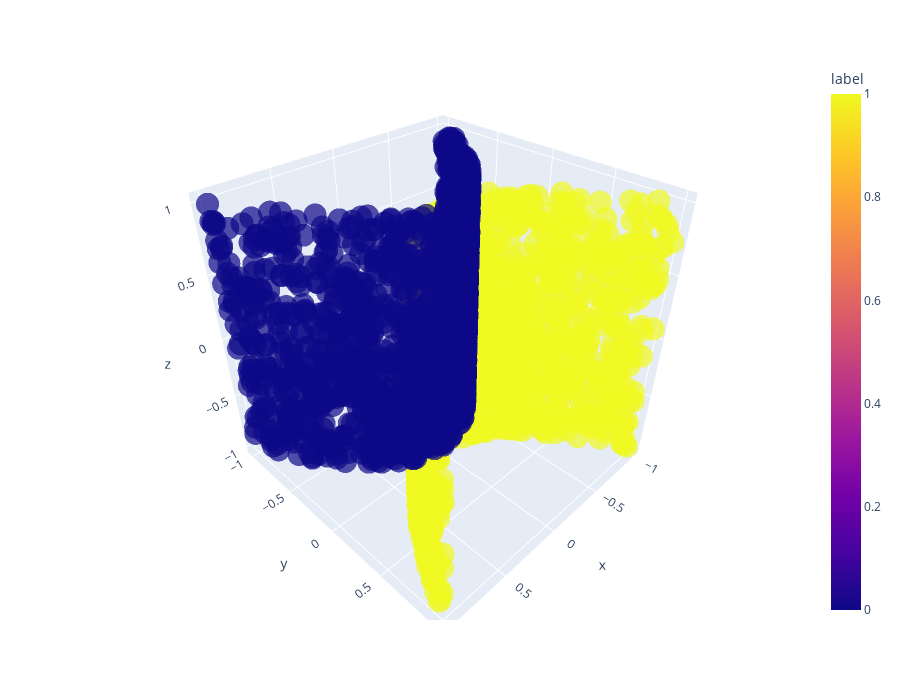

The notebook cell saved with this chart:
### Code cell
import pandas as pd 
import plotly.express as px  
import plotly.io as pio
import numpy as np
import plotly.graph_objects as go

# Use for animation rotation at the end
x_eye = -1.25
y_eye = 2
z_eye = 0.5


fig = plt.figure()
#ax = fig.add_subplot(111, projection='3d')

xs = np.random.uniform(-1, 1,1500)
ys = xs**2
zs = np.random.uniform(-1, 1,1500)
label_s = np.ones(1500)*1

xt = np.random.uniform(-1, 1,1500)
yt = - xt**2
zt = np.random.uniform(-1, 1,1500)
label_t = np.zeros(1500)*1

dict = {"x":np.hstack((xs,xt)),
        "y":np.hstack((ys,yt)),
        "z":np.hstack((zs,zt)),
        "label":np.hstack((label_s,label_t))
}

df = pd.DataFrame(dict)


fig = px.scatter_3d(
    df,
    x='x',
    y='y',
    z='z',
    color="label",
    #color_discrete_sequence=['magenta', 'green','blue','yellow'],
    #color_discrete_map={'1': 'black', '2': 'yellow', '3':'red', '0':'green'},
    opacity=0.7,              # opacity values range from 0 to 1
    #log_x=True,  # you can also set log_y and log_z as a log scale
    # range_z=[9,13],           # you can also set range of range_y and range_x
    template='plotly',         # 'ggplot2', 'seaborn', 'simple_white', 'plotly',
                                # 'plotly_white', 'plotly_dark', 'presentation',
                                # 'xgridoff', 'ygridoff', 'gridon', 'none'
#     title="Four Blobs",
#     labels={'Different Clusters'},
    height=700)           # height of graph in pixels


pio.show(fig)

### Figure 1 — Plotly figure (JSON) as saved in the notebook; plotly's stock layout.template omitted (floating-point values rounded to 4 significant figures; data arrays with more than 128 entries replaced by an {"elided": "..."} marker saying what was removed)
{"data": [{"hovertemplate": "x=%{x}<br>y=%{y}<br>z=%{z}<br>label=%{marker.color}<extra></extra>", "legendgroup": "", "marker": {"color": {"elided": "3000 int values"}, "coloraxis": "coloraxis", "opacity": 0.7, "symbol": "circle"}, "mode": "markers", "name": "", "scene": "scene", "showlegend": false, "type": "scatter3d", "x": {"elided": "3000 float values"}, "y": {"elided": "3000 float values"}, "z": {"elided": "3000 float values"}}], "layout": {"coloraxis": {"colorbar": {"title": {"text": "label"}}, "colorscale": [[0, "#0d0887"], [0.1111, "#46039f"], [0.2222, "#7201a8"], [0.3333, "#9c179e"], [0.4444, "#bd3786"], [0.5556, "#d8576b"], [0.6667, "#ed7953"], [0.7778, "#fb9f3a"], [0.8889, "#fdca26"], [1, "#f0f921"]]}, "height": 700, "legend": {"tracegroupgap": 0}, "margin": {"t": 60}, "scene": {"domain": {"x": [0, 1], "y": [0, 1]}, "xaxis": {"title": {"text": "x"}}, "yaxis": {"title": {"text": "y"}}, "zaxis": {"title": {"text": "z"}}}}}
